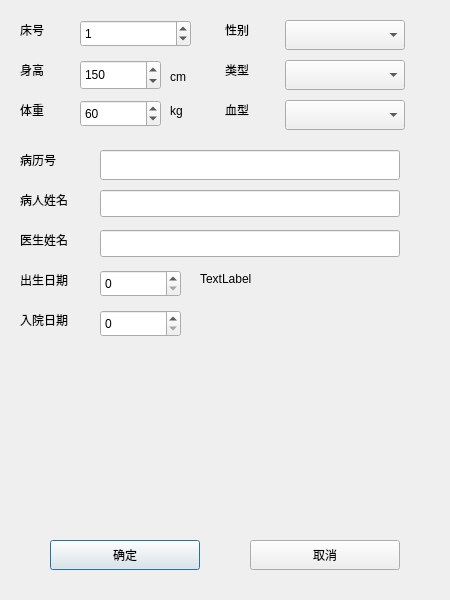
<?xml version="1.0" encoding="UTF-8"?>
<ui version="4.0">
 <class>bingrenxinxi</class>
 <widget class="QDialog" name="bingrenxinxi">
  <property name="geometry">
   <rect>
    <x>0</x>
    <y>0</y>
    <width>450</width>
    <height>600</height>
   </rect>
  </property>
  <property name="windowTitle">
   <string>病人信息</string>
  </property>
  <property name="locale">
   <locale language="Chinese" country="China"/>
  </property>
  <property name="sizeGripEnabled">
   <bool>false</bool>
  </property>
  <property name="modal">
   <bool>false</bool>
  </property>
  <widget class="QPushButton" name="pushButton">
   <property name="geometry">
    <rect>
     <x>50</x>
     <y>540</y>
     <width>150</width>
     <height>30</height>
    </rect>
   </property>
   <property name="text">
    <string>确定</string>
   </property>
   <property name="autoDefault">
    <bool>true</bool>
   </property>
   <property name="default">
    <bool>true</bool>
   </property>
   <property name="flat">
    <bool>false</bool>
   </property>
  </widget>
  <widget class="QPushButton" name="pushButton_2">
   <property name="geometry">
    <rect>
     <x>250</x>
     <y>540</y>
     <width>150</width>
     <height>30</height>
    </rect>
   </property>
   <property name="text">
    <string>取消</string>
   </property>
  </widget>
  <widget class="QLabel" name="label">
   <property name="geometry">
    <rect>
     <x>20</x>
     <y>20</y>
     <width>40</width>
     <height>20</height>
    </rect>
   </property>
   <property name="text">
    <string>床号</string>
   </property>
  </widget>
  <widget class="QLabel" name="label_2">
   <property name="geometry">
    <rect>
     <x>225</x>
     <y>20</y>
     <width>40</width>
     <height>20</height>
    </rect>
   </property>
   <property name="text">
    <string>性别</string>
   </property>
  </widget>
  <widget class="QLabel" name="label_4">
   <property name="geometry">
    <rect>
     <x>225</x>
     <y>60</y>
     <width>40</width>
     <height>20</height>
    </rect>
   </property>
   <property name="text">
    <string>类型</string>
   </property>
  </widget>
  <widget class="QLabel" name="label_7">
   <property name="geometry">
    <rect>
     <x>20</x>
     <y>60</y>
     <width>40</width>
     <height>20</height>
    </rect>
   </property>
   <property name="text">
    <string>身高 </string>
   </property>
  </widget>
  <widget class="QLabel" name="label_8">
   <property name="geometry">
    <rect>
     <x>20</x>
     <y>100</y>
     <width>40</width>
     <height>20</height>
    </rect>
   </property>
   <property name="text">
    <string>体重</string>
   </property>
  </widget>
  <widget class="QLabel" name="label_9">
   <property name="geometry">
    <rect>
     <x>225</x>
     <y>100</y>
     <width>40</width>
     <height>20</height>
    </rect>
   </property>
   <property name="text">
    <string>血型</string>
   </property>
  </widget>
  <widget class="QLabel" name="label_10">
   <property name="geometry">
    <rect>
     <x>20</x>
     <y>150</y>
     <width>60</width>
     <height>20</height>
    </rect>
   </property>
   <property name="text">
    <string>病历号</string>
   </property>
  </widget>
  <widget class="QLabel" name="label_11">
   <property name="geometry">
    <rect>
     <x>20</x>
     <y>230</y>
     <width>60</width>
     <height>20</height>
    </rect>
   </property>
   <property name="text">
    <string>医生姓名</string>
   </property>
  </widget>
  <widget class="QLabel" name="label_12">
   <property name="geometry">
    <rect>
     <x>20</x>
     <y>190</y>
     <width>60</width>
     <height>20</height>
    </rect>
   </property>
   <property name="text">
    <string>病人姓名</string>
   </property>
  </widget>
  <widget class="QLabel" name="label_13">
   <property name="geometry">
    <rect>
     <x>20</x>
     <y>270</y>
     <width>60</width>
     <height>20</height>
    </rect>
   </property>
   <property name="text">
    <string>出生日期 </string>
   </property>
  </widget>
  <widget class="QLabel" name="label_14">
   <property name="geometry">
    <rect>
     <x>20</x>
     <y>310</y>
     <width>60</width>
     <height>20</height>
    </rect>
   </property>
   <property name="text">
    <string>入院日期</string>
   </property>
  </widget>
  <widget class="QComboBox" name="comboBox_3">
   <property name="geometry">
    <rect>
     <x>285</x>
     <y>20</y>
     <width>120</width>
     <height>30</height>
    </rect>
   </property>
   <property name="maxVisibleItems">
    <number>2</number>
   </property>
  </widget>
  <widget class="QComboBox" name="comboBox_5">
   <property name="geometry">
    <rect>
     <x>285</x>
     <y>60</y>
     <width>120</width>
     <height>30</height>
    </rect>
   </property>
   <property name="contextMenuPolicy">
    <enum>Qt::DefaultContextMenu</enum>
   </property>
   <property name="maxVisibleItems">
    <number>3</number>
   </property>
  </widget>
  <widget class="QComboBox" name="comboBox_6">
   <property name="geometry">
    <rect>
     <x>285</x>
     <y>100</y>
     <width>120</width>
     <height>30</height>
    </rect>
   </property>
   <property name="maxVisibleItems">
    <number>5</number>
   </property>
   <property name="minimumContentsLength">
    <number>0</number>
   </property>
   <property name="duplicatesEnabled">
    <bool>false</bool>
   </property>
  </widget>
  <widget class="QLineEdit" name="lineEdit">
   <property name="geometry">
    <rect>
     <x>100</x>
     <y>150</y>
     <width>300</width>
     <height>30</height>
    </rect>
   </property>
  </widget>
  <widget class="QLineEdit" name="lineEdit_2">
   <property name="geometry">
    <rect>
     <x>100</x>
     <y>190</y>
     <width>300</width>
     <height>27</height>
    </rect>
   </property>
  </widget>
  <widget class="QLineEdit" name="lineEdit_3">
   <property name="geometry">
    <rect>
     <x>100</x>
     <y>230</y>
     <width>300</width>
     <height>27</height>
    </rect>
   </property>
  </widget>
  <widget class="QSpinBox" name="spinBox">
   <property name="geometry">
    <rect>
     <x>80</x>
     <y>60</y>
     <width>81</width>
     <height>30</height>
    </rect>
   </property>
   <property name="maximum">
    <number>300</number>
   </property>
   <property name="value">
    <number>150</number>
   </property>
  </widget>
  <widget class="QSpinBox" name="spinBox_2">
   <property name="geometry">
    <rect>
     <x>80</x>
     <y>100</y>
     <width>81</width>
     <height>27</height>
    </rect>
   </property>
   <property name="minimum">
    <number>1</number>
   </property>
   <property name="maximum">
    <number>500</number>
   </property>
   <property name="value">
    <number>60</number>
   </property>
  </widget>
  <widget class="QLabel" name="label_3">
   <property name="geometry">
    <rect>
     <x>170</x>
     <y>66</y>
     <width>31</width>
     <height>21</height>
    </rect>
   </property>
   <property name="text">
    <string>cm</string>
   </property>
  </widget>
  <widget class="QLabel" name="label_5">
   <property name="geometry">
    <rect>
     <x>170</x>
     <y>100</y>
     <width>31</width>
     <height>21</height>
    </rect>
   </property>
   <property name="text">
    <string>kg</string>
   </property>
  </widget>
  <widget class="QSpinBox" name="spinBox_3">
   <property name="geometry">
    <rect>
     <x>80</x>
     <y>20</y>
     <width>111</width>
     <height>27</height>
    </rect>
   </property>
   <property name="maximum">
    <number>9999</number>
   </property>
   <property name="singleStep">
    <number>1</number>
   </property>
   <property name="value">
    <number>1</number>
   </property>
  </widget>
  <widget class="QSpinBox" name="spinBox_4">
   <property name="geometry">
    <rect>
     <x>100</x>
     <y>270</y>
     <width>81</width>
     <height>27</height>
    </rect>
   </property>
  </widget>
  <widget class="QSpinBox" name="spinBox_5">
   <property name="geometry">
    <rect>
     <x>100</x>
     <y>310</y>
     <width>81</width>
     <height>27</height>
    </rect>
   </property>
  </widget>
  <widget class="QLabel" name="label_6">
   <property name="geometry">
    <rect>
     <x>200</x>
     <y>270</y>
     <width>68</width>
     <height>17</height>
    </rect>
   </property>
   <property name="text">
    <string>TextLabel</string>
   </property>
  </widget>
 </widget>
 <resources/>
 <connections/>
</ui>
